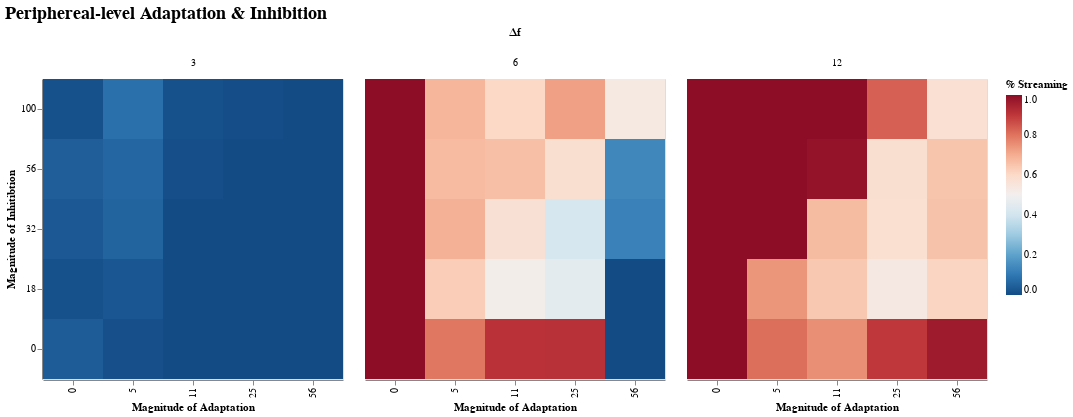

Notebook cell for this chart:
### Code cell
@where(df_summary,:f_c_σ .> 0) |>
  @vlplot(:rect, width=300, height=300,
          title={text="Periphereal-level Adaptation & Inhibition",fontSize=18},
          column=:Δf,
          x={field=:f_c_a, typ="ordinal", sort = "ascending",
             axis={title="Magnitude of Adaptation"}},
          y={field=:f_c_m, typ="ordinal", sort = "descending",
             axis={title="Magnitude of Inhitibtion"}},
          color={field="streamprop", aggregate="mean", typ="quantitative",
                 sort = "descending",scale={domain=[0,1],range="diverging"},
                 legend={title="% Streaming"}},
          config={range={diverging={scheme="redblue"}}})
